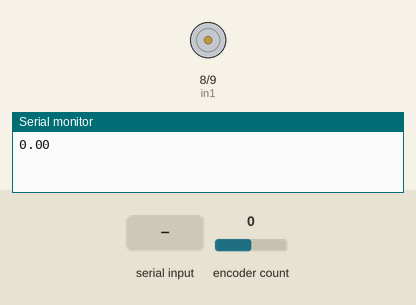
Recording of a sketch running on a simulated Arduino Uno, built with avr-gcc and run on an emulated ATmega328P. Parts: motor-driver pin pairs drawn as motors (green arrow = first pin HIGH = forward, orange = second pin HIGH = backward, longer = more drive, scaled by the enable pin), the last lines printed to the serial monitor. The test bench sets the inputs (shaded band); at power-on: encoder count 0.

Above: at 1.2 s.
1.3 s: "90,45\n" received over Serial
At 2.7 s:
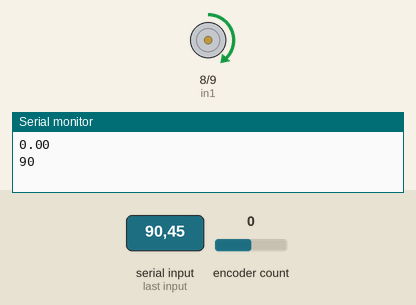
3.0 s: "-" received over Serial
At 4.8 s:
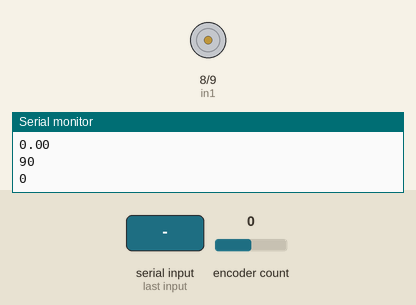
5.7 s: "30,150\n" received over Serial
At 7.1 s:
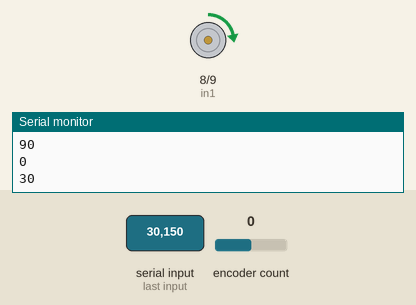
7.4 s: "200\n" received over Serial
At 8.6 s:
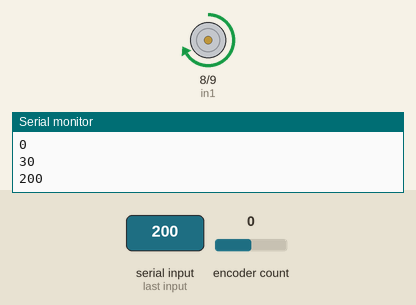
9.0 s: "90\n" received over Serial
At 9.8 s:
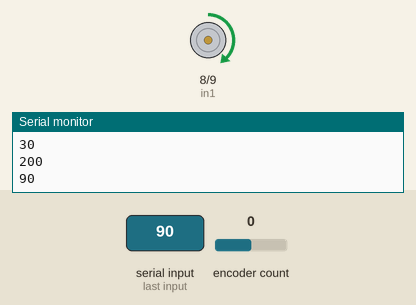
Timing chart, 0 to 11.6 s (numbered marks = the images above; inputs shaded):
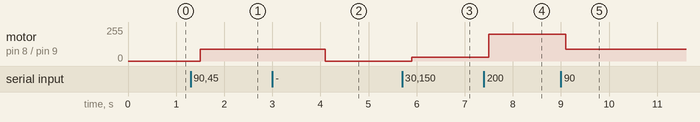

Measured:
- after the input at 1.3 s, motor on pin 8 (in1) / pin 9 (in2): stopped → forward 90/255 after 0.20 s
- after the input at 3.0 s, motor on pin 8 (in1) / pin 9 (in2): forward 90/255 → stopped after 1.1 s
- after the input at 5.7 s, motor on pin 8 (in1) / pin 9 (in2): stopped → forward 30/255 after 0.20 s
- after the input at 7.4 s, motor on pin 8 (in1) / pin 9 (in2): forward 30/255 → forward 200/255 after 0.10 s
- after the input at 9.0 s, motor on pin 8 (in1) / pin 9 (in2): forward 200/255 → forward 90/255 after 0.10 s

The sketch:

dc_arduino.ino
```cpp
#include <SoftwareSerial.h> //Serial library
#include <Encoder.h>

#define enA 10
#define in1 8
#define in2 9

#define CW true
#define CCW false

#define ENCODER_STEP 0.042939

// *** BT ***
SoftwareSerial bt (2,4);  //RX, TX (Switched on the Bluetooth - RX -> TX | TX -> RX)
bool use_bt = false;
int input = 0;
char sign;

// *** Motor ***
bool cur_direction = CW;

// *** Encoder ***
Encoder myEnc(5, 6);
double oldPosition  = -999;

void setup() {
  if (use_bt){
    bt.begin(9600);
    //bt.listen();
  }
  Serial.begin(9600);

  pinMode(enA, OUTPUT);
  pinMode(in1, OUTPUT);
  pinMode(in2, OUTPUT);

  direction(true);
}

void loop() {

  // *** Read Encoder ***
  double newPosition = myEnc.read() * ENCODER_STEP;
  if (abs(newPosition - oldPosition) > ENCODER_STEP){
    oldPosition = newPosition;
    Serial.println(newPosition);
  }

  // *** Get input ***
  if (use_bt){
    if (bt.available()){
      delay(100);
      sign = bt.read();
      input = (int)bt.read();

      Serial.print(sign);
      Serial.println(input);

      if (sign == '-'){
        input = -input;
      }
    }
  }else{
    if (Serial.available() > 0) {
      input = (int)Serial.parseInt();
      delay(100);
      while(Serial.available()) Serial.read();
      Serial.println(String(input));
    }
  }


  // *** Move motor ***
  rotate(input);
}

void rotate(int rot_speed){
   bool new_direction = rot_speed>0;
   if (cur_direction != new_direction){
    analogWrite(enA, 0);
    //Serial.println("Change dir");
    delay(100);
   }
   direction(rot_speed>0);
   analogWrite(enA, abs(rot_speed));
   cur_direction = new_direction;
}

void direction(bool cw){
  if (cw){
    digitalWrite(in1, HIGH);
    digitalWrite(in2, LOW);
  }else{
    digitalWrite(in1, LOW);
    digitalWrite(in2, HIGH);
  }
}


// OLD CODE
/*
  if (input > cur_speed){
    cur_speed++;
    rotate(cur_speed);
    delay(10);
  }else if (input < cur_speed){
    cur_speed--;
    rotate(cur_speed);
    delay(10);
  }
  */
  //cur_speed = input;
  //Serial.println(String(cur_speed));
  //rotate(cur_speed);
```
